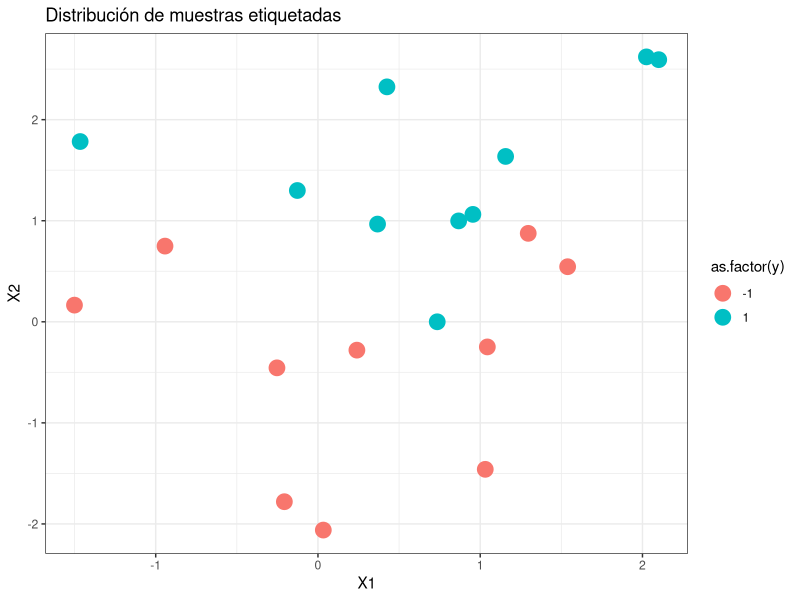
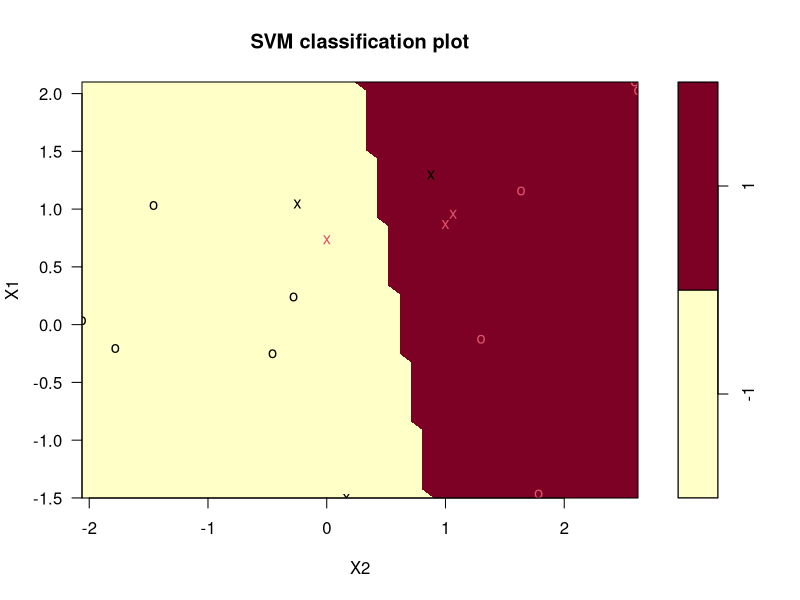
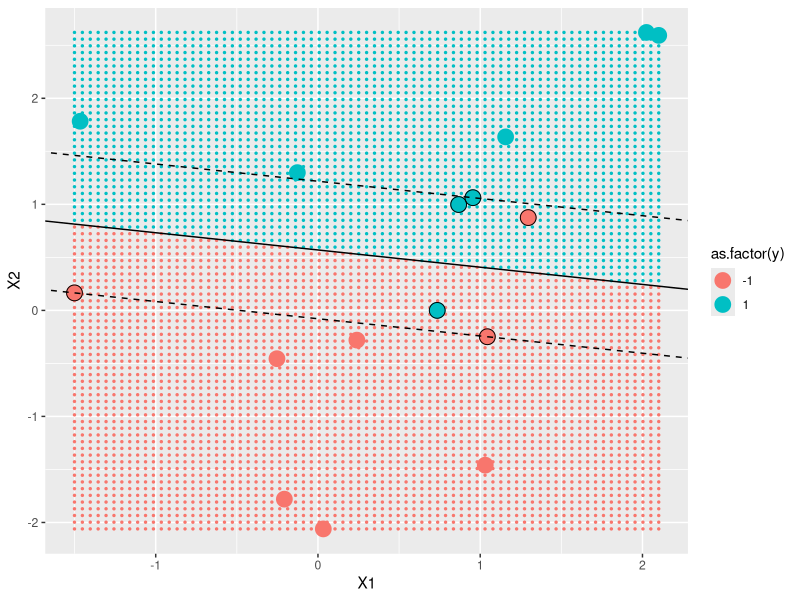

Write the R code that produced these figures, in order.
#SVM lineal

 #1
rm(list = ls())
data <- matrix(rnorm(40), 20, 2)
dim(data)
y <- rep(c(1, -1), 10)

df <- data.frame(data, y)

df[y == 1, c("X1", "X2")] <- df[y == 1, c("X1", "X2")] + 1 
df$y <- as.factor(df$y)

library(ggplot2)
ggplot(data = df, aes(x = X1, y = X2, color = as.factor(y))) +
  geom_point(size = 5)+
  theme_bw()+
  labs(title = "Distribución de muestras etiquetadas")

#2
library(e1071)

train <- sample(1 : round(0.8 * dim(df)[1]))
data.train <- df[train,]
data.test <- df[-train,]

svm.fit <- svm(y ~ X1 + X2, data = data.train, kernel = "linear",
               cost = 5, scale = FALSE)

summary(svm.fit)  # 11 vectores soporte
svm.fit$SV
svm.fit$coefs

plot(svm.fit, data.train)


range1 <- range(df$X1)
range2 <- range(df$X2)
seq1 <- seq(range1[1], range1[2], length= 75)
seq2 <- seq(range2[1], range2[2], length= 75)

xs <- expand.grid(X1 = seq1, X2 = seq2)
predictions <- predict(object = svm.fit, newdata = xs)
coloured <- data.frame(xs, y = predictions)
head(coloured)
dim(coloured)
predictions
svm.fit$coefs
svm.fit$SV
betas <- drop(t(svm.fit$coefs) %*% svm.fit$SV)
beta0 <- svm.fit$rho

ggplot() +
  geom_point(data = coloured, aes(x = X1, y = X2, color = as.factor(y)), 
             size = 0.5) +
  geom_point(data = data.train, aes(x = X1, y = X2, color = as.factor(y)),
             size = 5) + 
  geom_point(data = data.train[svm.fit$index,], 
             aes(x = X1, y = X2, color = as.factor(y)), shape = 21,
             colour = "black", size = 5)+
  geom_abline(slope = - betas[1]/betas[2], intercept = beta0 / betas[2])+
  geom_abline(slope = - betas[1]/betas[2], 
              intercept = (beta0 +1) / betas[2], linetype = "dashed") +
geom_abline(slope = - betas[1]/betas[2], 
            intercept = (beta0 -1) / betas[2], linetype = "dashed")








